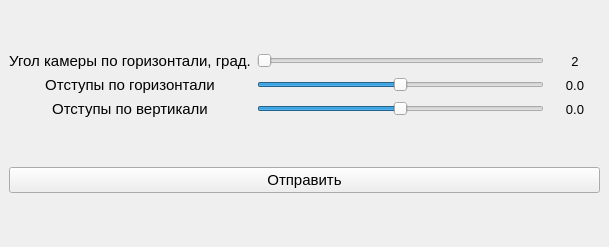
<?xml version="1.0" encoding="UTF-8"?>
<ui version="4.0">
 <class>Server</class>
 <widget class="QMainWindow" name="Server">
  <property name="geometry">
   <rect>
    <x>0</x>
    <y>0</y>
    <width>609</width>
    <height>247</height>
   </rect>
  </property>
  <property name="contextMenuPolicy">
   <enum>Qt::DefaultContextMenu</enum>
  </property>
  <property name="windowTitle">
   <string>MainWindow</string>
  </property>
  <widget class="QWidget" name="centralwidget">
   <layout class="QGridLayout" name="gridLayout_2">
    <item row="0" column="0">
     <layout class="QGridLayout" name="gridLayout">
      <item row="0" column="0">
       <widget class="QLabel" name="label_7">
        <property name="font">
         <font>
          <pointsize>11</pointsize>
         </font>
        </property>
        <property name="text">
         <string>Угол камеры по горизонтали, град.</string>
        </property>
        <property name="alignment">
         <set>Qt::AlignCenter</set>
        </property>
       </widget>
      </item>
      <item row="2" column="0">
       <widget class="QLabel" name="label_9">
        <property name="font">
         <font>
          <pointsize>11</pointsize>
         </font>
        </property>
        <property name="text">
         <string>Отступы по вертикали</string>
        </property>
        <property name="alignment">
         <set>Qt::AlignCenter</set>
        </property>
       </widget>
      </item>
      <item row="2" column="1">
       <widget class="QSlider" name="sld_Vert">
        <property name="minimum">
         <number>-100</number>
        </property>
        <property name="maximum">
         <number>100</number>
        </property>
        <property name="singleStep">
         <number>1</number>
        </property>
        <property name="pageStep">
         <number>10</number>
        </property>
        <property name="orientation">
         <enum>Qt::Horizontal</enum>
        </property>
       </widget>
      </item>
      <item row="0" column="1">
       <widget class="QSlider" name="sld_HAngle">
        <property name="minimum">
         <number>200</number>
        </property>
        <property name="maximum">
         <number>500</number>
        </property>
        <property name="singleStep">
         <number>1</number>
        </property>
        <property name="pageStep">
         <number>10</number>
        </property>
        <property name="orientation">
         <enum>Qt::Horizontal</enum>
        </property>
       </widget>
      </item>
      <item row="1" column="0">
       <widget class="QLabel" name="label_8">
        <property name="enabled">
         <bool>true</bool>
        </property>
        <property name="sizePolicy">
         <sizepolicy hsizetype="Preferred" vsizetype="Preferred">
          <horstretch>0</horstretch>
          <verstretch>0</verstretch>
         </sizepolicy>
        </property>
        <property name="font">
         <font>
          <pointsize>11</pointsize>
         </font>
        </property>
        <property name="contextMenuPolicy">
         <enum>Qt::DefaultContextMenu</enum>
        </property>
        <property name="layoutDirection">
         <enum>Qt::LeftToRight</enum>
        </property>
        <property name="autoFillBackground">
         <bool>false</bool>
        </property>
        <property name="text">
         <string>Отступы по горизонтали</string>
        </property>
        <property name="alignment">
         <set>Qt::AlignCenter</set>
        </property>
       </widget>
      </item>
      <item row="1" column="1">
       <widget class="QSlider" name="sld_Hor">
        <property name="minimum">
         <number>-100</number>
        </property>
        <property name="maximum">
         <number>100</number>
        </property>
        <property name="singleStep">
         <number>1</number>
        </property>
        <property name="pageStep">
         <number>10</number>
        </property>
        <property name="orientation">
         <enum>Qt::Horizontal</enum>
        </property>
       </widget>
      </item>
     </layout>
    </item>
    <item row="0" column="1">
     <layout class="QVBoxLayout" name="verticalLayout">
      <item>
       <widget class="QLabel" name="lb_HAngle">
        <property name="sizePolicy">
         <sizepolicy hsizetype="Preferred" vsizetype="Preferred">
          <horstretch>0</horstretch>
          <verstretch>0</verstretch>
         </sizepolicy>
        </property>
        <property name="minimumSize">
         <size>
          <width>50</width>
          <height>0</height>
         </size>
        </property>
        <property name="font">
         <font>
          <pointsize>10</pointsize>
         </font>
        </property>
        <property name="text">
         <string>2</string>
        </property>
        <property name="alignment">
         <set>Qt::AlignCenter</set>
        </property>
       </widget>
      </item>
      <item>
       <widget class="QLabel" name="lb_Hor">
        <property name="font">
         <font>
          <pointsize>10</pointsize>
         </font>
        </property>
        <property name="text">
         <string>0.0</string>
        </property>
        <property name="alignment">
         <set>Qt::AlignCenter</set>
        </property>
       </widget>
      </item>
      <item>
       <widget class="QLabel" name="lb_Ver">
        <property name="font">
         <font>
          <pointsize>10</pointsize>
         </font>
        </property>
        <property name="text">
         <string>0.0</string>
        </property>
        <property name="alignment">
         <set>Qt::AlignCenter</set>
        </property>
       </widget>
      </item>
     </layout>
    </item>
    <item row="1" column="0" colspan="2">
     <widget class="QPushButton" name="pBt_Send">
      <property name="font">
       <font>
        <pointsize>11</pointsize>
       </font>
      </property>
      <property name="text">
       <string>Отправить</string>
      </property>
     </widget>
    </item>
   </layout>
  </widget>
 </widget>
 <resources/>
 <connections>
  <connection>
   <sender>sld_HAngle</sender>
   <signal>valueChanged(int)</signal>
   <receiver>lb_HAngle</receiver>
   <slot>setNum(int)</slot>
   <hints>
    <hint type="sourcelabel">
     <x>191</x>
     <y>58</y>
    </hint>
    <hint type="destinationlabel">
     <x>574</x>
     <y>55</y>
    </hint>
   </hints>
  </connection>
 </connections>
</ui>
